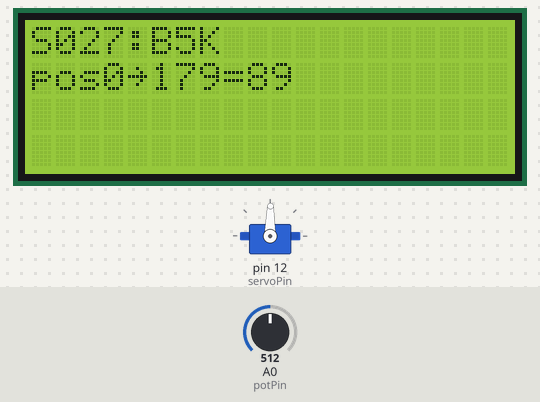
Recording of a sketch running on a simulated Arduino Uno, built with avr-gcc and run on an emulated ATmega328P. On the bench: 20×4 character LCD, servo. The test bench sets the inputs (shaded band); at power-on: A0 (potPin) = 512.

Above: at 2.2 s.
2.3 s: A0 (potPin) set to 716
At 3.3 s:
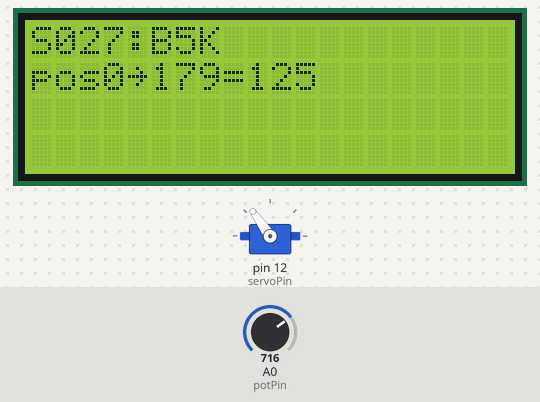
3.8 s: A0 (potPin) set to 900
At 5.0 s:
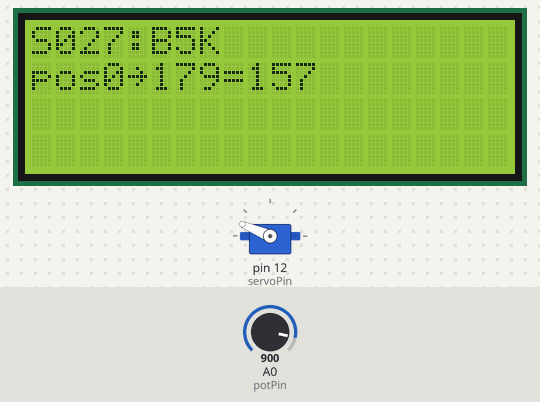
5.3 s: A0 (potPin) set to 1023
At 6.5 s:
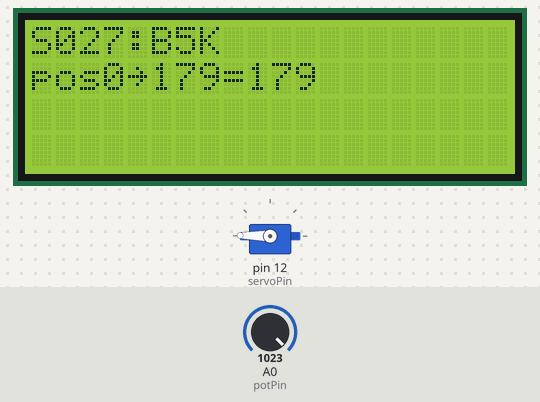
6.8 s: A0 (potPin) set to 306
At 7.2 s:
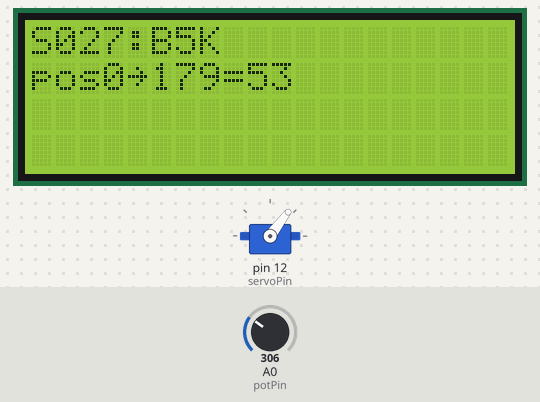
8.3 s: A0 (potPin) set to 122
At 9.5 s:
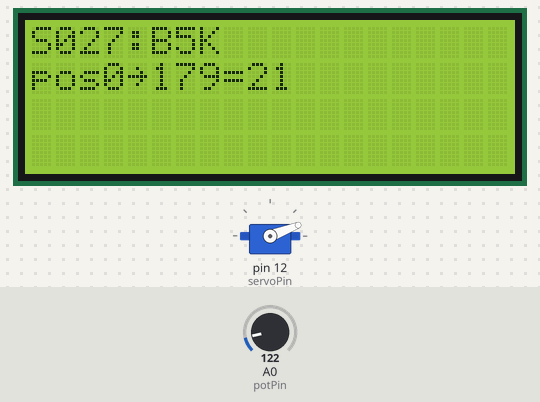
9.8 s: A0 (potPin) set to 0
At 10.9 s:
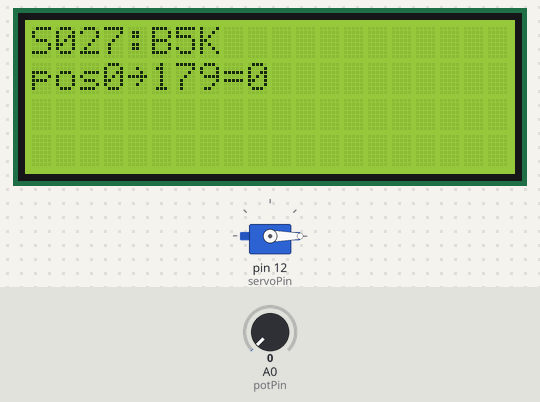
Timing chart, 0 to 12.3 s (numbered marks = the images above; inputs shaded):
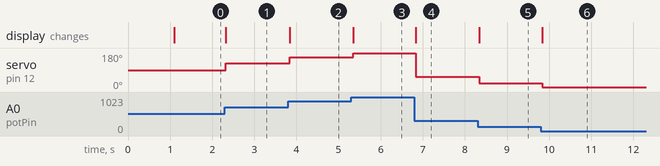

Measured:
- after the input at 2.3 s, servo on pin 12 (servoPin): 89° → 125° at once; the display: changes at once (image 1)
- after the input at 3.8 s, servo on pin 12 (servoPin): 125° → 157° at once; the display: changes at once (image 2)
- after the input at 5.3 s, servo on pin 12 (servoPin): 157° → 179° after 0.05 s; the display: changes after 0.05 s (image 3)
- after the input at 6.8 s, servo on pin 12 (servoPin): 179° → 53° at once; the display: changes at once (image 4)
- after the input at 8.3 s, servo on pin 12 (servoPin): 53° → 21° at once; the display: changes at once (image 5)
- after the input at 9.8 s, servo on pin 12 (servoPin): 21° → 0° at once; the display: changes at once (image 6)

The sketch:

basic_test.ino
```cpp
/* Amp Pot B5K (B5K) [S027] : http://rdiot.tistory.com/190 [RDIoT] */

#include <Wire.h>
#include <LiquidCrystal_I2C.h>
#include <Servo.h>

LiquidCrystal_I2C lcd(0x27,20,4);  // LCD2004
Servo myservo;
int servoPin = 12;
int potPin = A0;
int val;

void setup()
{
  lcd.init();  // initialize the lcd
  lcd.backlight();
  lcd.print("start LCD2004");

  myservo.attach(servoPin);
  delay(1000);

  lcd.clear();
}

void loop()
{

  val = analogRead(potPin);
  val = map(val, 0, 1023, 0, 179);

  lcd.setCursor(0,0);
  lcd.print("S027:B5K");

  myservo.write(val);
  lcd.setCursor(0,1);
  lcd.print("pos0~179=" + (String)val + "  " );

  delay(10);
}
```
